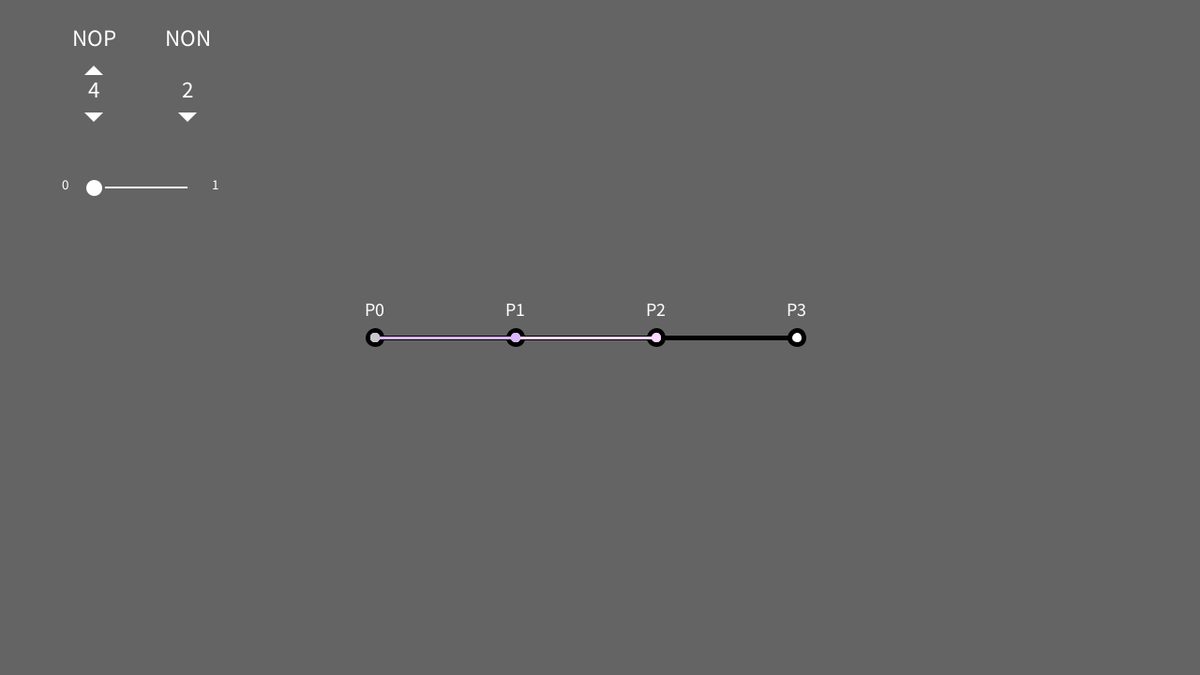
Frame 1 (no input)
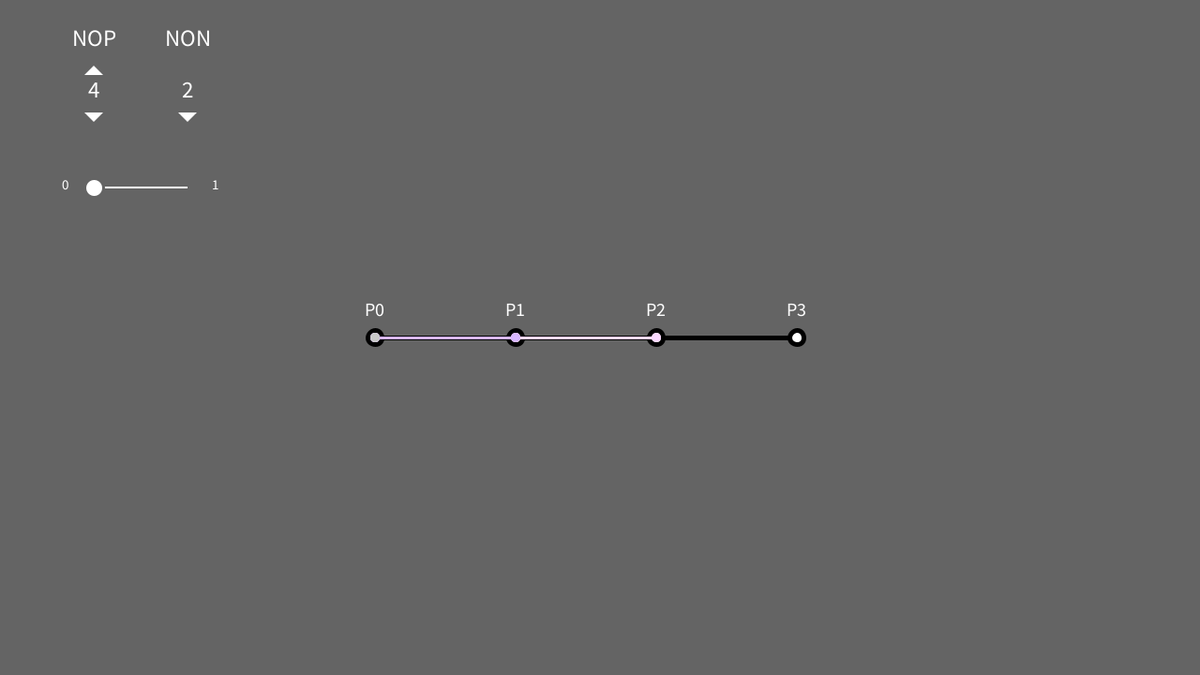
Frame 60 (the mouse pressed at the canvas centre just before this capture)
Frame 120 (the mouse held since frame 60 and released just before this capture): identical to frame 60, image omitted

The Processing sketch that drew these frames (run headless with seeded random() and noise(); from frame 60 on, the mouse is pressed at the canvas centre):

// Processing sketch: bezier_simu_zzxy
// ── bezier_simu_zzxy.pde
/*
Processing project
 BezierCurves
 by ZzStarSound
 
 Firstly ,we need some UI classes.
 (I've written them under the draw method.They are ANumber(A number box);ASlider(A simple slider)).
 */
int maxStep = 7;
//Then,you can change the max step of bezier curve by modifying this variable.


ANumber num, showNum;
ASlider pro;
ALinePoint alp;
ABezier abg;
void setup() {
  size(1280, 720);
  frameRate(60);
  num = new ANumber(100, 100, "NOP", 2, maxStep, 4);
  showNum = new ANumber(200, 100, "NON", 0, num.getVal()-2, 4);
  pro = new ASlider(150, 200, 100, 0);
  alp = new ALinePoint(4, 15, true);
  abg = new ABezier();
}

void draw() {

  textAlign(CENTER, CENTER);
  background(100);
  alp.setNum(num.getVal());
  alp.show(0, 0, 0);
  abg.setNum(num.getVal()-1);
  abg.calculate(alp, pro.getVal()/100.0);
  abg.pointArray(alp);
  abg.show(showNum.getVal());

  num.show();
  showNum.show();
  pro.update();
}


void mousePressed() {
  num.modify();
  showNum.modify();
  showNum.limitV(0, num.getVal()-2);
  pro.mouseOn();
  alp.mouseOn();
}
void mouseReleased() {
  pro.mouseOff();
  alp.mouseOff();
}

class ABezier {
  ArrayList<ALinePoint> bzG = new ArrayList<ALinePoint>();
  int numOfP = 200;
  PVector[] pt = new PVector[numOfP];
  float process = 0;

  ABezier() {
    for (int i = 0; i<3; i++) {
      bzG.add(new ALinePoint(i+1, 10, false));
    }
    for (int i = 0; i<numOfP; i++) {
      pt[i]=new PVector(0, 0);
    }
  }




  void setNum(int n) {
    if (n!=bzG.size()) {
      int pn = n;
      if (pn>bzG.size()) {
        for (int i = bzG.size(); bzG.size()<pn; i++) {
          bzG.add(i, new ALinePoint(i+1, 10, false));
        }
      } else if (pn<bzG.size()) {
        for (int i = bzG.size()-1; bzG.size()>pn; i--) {
          bzG.remove(i);
        }
      }
    }
  }

  ALinePoint sendValue(ALinePoint input, ALinePoint output, float t) {
    if (input.getSize()-1 == output.getSize()) {
      for (int i = 0; i<output.getSize(); i++) {
        PVector a, b, c;
        a = input.getPosition(i);
        b = input.getPosition(i+1);
        c = new PVector(a.x*(1-t)+b.x*t, a.y*(1-t)+b.y*t);
        output.setPosition(i, floor(c.x), floor(c.y));
      }
    }
    return output;
  }



  void calculate(ALinePoint input, float t) {
    process = t;
    if (bzG.size()>=2) {
      bzG.set(bzG.size()-1, sendValue(input, bzG.get(bzG.size()-1), t));
      for (int i = bzG.size()-2; i>=0; i--) {
        bzG.set(i, sendValue(bzG.get(i+1), bzG.get(i), t));
      }
    } else {
      bzG.set(0, sendValue(input, bzG.get(0), t));
    }
  }



  int stepMult(int in) {
    int out = 1;
    for (int i = in; i>1; i--) {
      out *=i ;
    }
    return out;
  }
  int cnr(int n, int r) {
    return stepMult(n) / ( stepMult(n-r)*stepMult(r)  );
  }




  void pointArray(ALinePoint input) {
    int pn = input.getSize();
    for (int i = 0; i<numOfP; i++) {
      float t = (float)i / (float)numOfP;
      float x = 0;
      float y = 0;
      for (int j = 0; j<pn; j++) {
        x += input.getPosition(j).x *pow((1-t), pn-1-j)*pow(t, j)*cnr(pn-1, j);
        y += input.getPosition(j).y *pow((1-t), pn-1-j)*pow(t, j)*cnr(pn-1, j);
      }
      pt[i].set(x, y);
    }
  }





  void show(int n) {
    for (int i = 0; i<numOfP*process; i++) {
      fill(150+(i+1)*100/numOfP, 150+i*100/numOfP, 250+(bzG.size()-i)*100/numOfP);
      noStroke();
      ellipse(pt[i].x, pt[i].y, 5, 5);
    }
    if (n!=0&&bzG.size()>1) {
      for (int i = bzG.size()-1; i>=0&&bzG.size()-i<=n; i--) {
        ALinePoint solo = bzG.get(i);
        solo.show(150+(i+1)*100/bzG.size(), 150+i*100/bzG.size(), 250+(bzG.size()-i)*100/bzG.size());
      }
      ALinePoint solo = bzG.get(0);
      solo.show(200, 200, 200);
    } else {
      ALinePoint solo = bzG.get(0);
      solo.show(200, 200, 200);
    }
  }
}
class ALinePoint {
  ArrayList<APoint> pointG = new ArrayList<APoint>();
  boolean controlable = false;

  ALinePoint(int n, int size, boolean shT) {
    controlable = shT;
    for (int i = 0; i<n; i++) {
      pointG.add(new APoint(floor(400+i*600/n), floor(height/2), size, i, shT));
    }
  }



  ArrayList<APoint> getList() {
    return pointG;
  }
  PVector getPosition(int id) {
    return pointG.get(id).position;
  }
  int getSize() {
    return pointG.size();
  }



  APoint setId(APoint pt, int id) {
    APoint pt2 = pt;
    pt2.id=id;
    return pt2;
  };
  void setPosition(int id, int x, int y) {
    APoint pur = pointG.get(id);
    pur.setPosition(x, y);
    pointG.set(id, pur);
  }
  void setNum(int n) {
    if (n!=pointG.size()) {
      int pn = n;
      if (pn>pointG.size()) {
        for (int i = pointG.size(); pointG.size()<pn; i++) {
          pointG.add(i, new APoint(0, 0, pointG.get(0).size, i, controlable));
        }
      } else if (pn<pointG.size()) {
        for (int i = pointG.size()-1; pointG.size()>pn; i--) {
          pointG.remove(i);
        }
      }
      for (int i = 0; i<pointG.size(); i++) {
        setPosition(i, floor(400+i*600/pointG.size()), floor(height/2));
      }
    }
  }



  void mouseOn() {
    for (APoint pt : pointG) {
      if (pt.inside()) {
        pt.mouseOn();
        break;
      }
    }
  }
  void mouseOff() {
    for (APoint pt : pointG) {
      pt.mouseOff();
    }
  }


  void show(int r, int g, int b) {

    stroke(r, g, b);

    if (controlable) {
      strokeWeight(5);
    } else {
      strokeWeight(3);
    }
    for (int i = 0; i<pointG.size()-1; i++) {
      line(pointG.get(i).position.x, pointG.get(i).position.y, pointG.get(i+1).position.x, pointG.get(i+1).position.y);
    }
    if (controlable) {
      fill(255);
      strokeWeight(5);
      stroke(r, g, b);
    } else {
      noStroke();
      fill(r, g, b);
    }
    for (APoint pt : pointG) {
      pt.show();
    }
  }
}


class ANumber {
  PVector position = new PVector(0, 0);
  int num = 1;
  int orgNum = 1;
  int max, min;
  String name = "A";
  boolean lockCut = false;
  boolean lockPlus = false;
  PShape tri = createShape();
  PShape tri2 = createShape();

  ANumber(int x, int y, String n, int minV, int maxV, int nm) {
    min = minV;
    max = maxV;
    //type = ty;
    orgNum = nm;
    num = nm;
    position.set(x, y);
    name = n;
    tri.beginShape();
    tri.vertex(0, 0);
    tri.vertex(-10, 10);
    tri.vertex(10, 10);
    tri.fill(255);
    tri.noStroke();
    tri.endShape();
    tri2.beginShape();
    tri2.vertex(0, 0);
    tri2.vertex(-10, -10);
    tri2.vertex(10, -10);
    tri2.fill(255);
    tri2.noStroke();
    tri2.endShape();
    tri.translate(position.x, position.y-30);
    tri2.translate(position.x, position.y+30);
  }




  void reSet() {
    num = orgNum;
  }

  void mmCheck() {
    if (num>max) {
      num = max;
    } else if (num<min) {
      num = min;
    }
    if (num==max) {
      lockPlus = true;
    } else {
      lockPlus = false;
    }
    if (num==min) {
      lockCut = true;
    } else {
      lockCut = false;
    }
  }
  void limitV(int minV, int maxV) {
    min = minV;
    max = maxV;
  }

  int getVal() {
    return num;
  }



  void show() {

    mmCheck();
    if (lockCut == false) {
      shape(tri2);
    }
    if (lockPlus == false) {
      shape(tri);
    }
    textSize(25);
    fill(255);
    text(num, position.x, position.y-5);
    text(name, position.x, position.y-60);
  }


  boolean overRect(float x, float x2, float y, float y2) {
    if (mouseX >= x && mouseX <= x2 && 
      mouseY >= y && mouseY <= y2) {
      return true;
    } else {
      return false;
    }
  }

  void modify() {
    int step = 1;
    if (mouseButton == LEFT) {
      step = 1;
    } else if (mouseButton == RIGHT) {
      step = 5;
    } else {
      step = 20;
    }
    if (overRect(   position.x-10, position.x+10, position.y-35, position.y-15       )&&lockPlus == false) {
      num+=step;
      if (num >max) {
        num = max;
      }
    } else if (overRect(   position.x-10, position.x+10, position.y+15, position.y+35       )&&lockCut == false) {
      num-=step;
      if (num <min) {
        num = min;
      }
    }
  }
}
class APoint {


  PVector position = new PVector(200, 200);
  int id = 0;
  int size = 20;
  boolean showT = true;
  boolean hold = false;


  APoint(int x, int y, int siz, int idi, boolean shT) {
    id = idi;
    position.set(x, y);
    showT = shT;
    size = siz;
  }


  boolean inside() {
    if (dist(mouseX, mouseY, position.x, position.y)<size+5) {
      return true;
    } else {
      return false;
    }
  }
  void setPosition(int x, int y) {
    position.set(x, y);
  }
  void mouseOn() {
    if (inside()) {
      hold = true;
    }
  }
  void mouseOff() {
    hold = false;
  }
  void modify() {
    if (hold) {
      setPosition(mouseX, mouseY);
    }
  }



  void show() {
    modify();
    if (showT) {
      textSize(20);
      text("P"+id, position.x, position.y-size-15);
    }
    ellipse(position.x, position.y, size, size);
  }
}





class ASlider {

  PVector position = new PVector(0, 0);
  PVector size = new PVector(20, 20);
  float lengthOfSlider = 100.0;
  float BValue = 50.0;
  float orgVal = 50.0;
  boolean visiable = true ;
  float centerX = 0;
  float easing = 0.3;
  float positionX = 50.0;



  ASlider(float x, float y, float len, float st) {

    position.set(x, y);
    lengthOfSlider = len;
    orgVal = st;
    BValue = st;
    centerX = (BValue/100.0-0.5)*lengthOfSlider+position.x;
    positionX = centerX;
  }



  boolean overRect(float x, float x2, float y, float y2) {
    if (mouseX >= x && mouseX <= x2 && 
      mouseY >= y && mouseY <= y2) {
      return true;
    } else {
      return false;
    }
  }
  float lock(float val, float minv, float maxv) { 
    return  min(max(val, minv), maxv);
  } 



  void reSet() {
    BValue = orgVal;
  }
  void setVisiable(boolean v) {
    visiable = v;
  }
  float getVal() {
    return BValue;
  }



  void show() {
    centerX = (BValue/100.0-0.5)*lengthOfSlider+position.x;
    positionX += (centerX-positionX)*easing;
    if (visiable) {
      noStroke();
      fill(255);
      rectMode(CENTER);
      rect(position.x, position.y, lengthOfSlider, 2);
      stroke(100);
      strokeWeight(3);
      ellipse(positionX, position.y, size.x, size.y);
      noStroke();
      textSize(15);
      text("0", position.x-lengthOfSlider/2-30, position.y-3);
      text("1", position.x+lengthOfSlider/2+30, position.y-3);
    } else {
      noStroke();
      fill(255, 100);
      rectMode(CENTER);
      rect(position.x, position.y, lengthOfSlider, 2);
      noStroke();
      fill(106, 78, 78);
      ellipse(positionX, position.y, size.x+6, size.y+6);
      stroke(255, 100);
      noFill();
      strokeWeight(2);
      ellipse(positionX, position.y, size.x-2, size.y-2);
      noStroke();
      fill(255, 100);
      textSize(15);
      text("0", position.x-lengthOfSlider/2-30, position.y-3);
      text("1", position.x+lengthOfSlider/2+30, position.y-3);
    }
  }



  boolean mouseP = false;
  void mouseOn() {
    if (overRect(  position.x-lengthOfSlider/2, position.x+lengthOfSlider/2, position.y-size.y, position.y+size.y   ) == false) {
    } else {
      mouseP = true;
    }
  }
  void mouseOff() {
    mouseP = false;
  }
  void modify() {
    if (mouseP) {
      if (visiable) {
        centerX = lock(mouseX, position.x-lengthOfSlider/2, position.x+lengthOfSlider/2);
        BValue = ((centerX-position.x)/lengthOfSlider+0.5)*100.0;
        //sendValue();
      }
    }
  }


  void update() {

    modify();
    show();
  }
}
